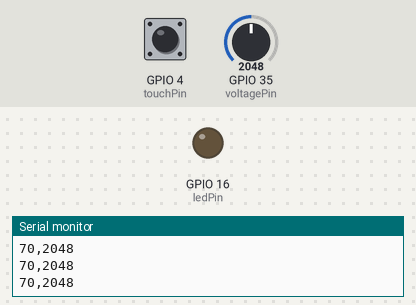
A program run on a simulated ESP32. Parts: output pins drawn as LEDs (lit = HIGH), the last lines printed to the serial monitor. The inputs (shaded band) are chosen by the test bench; at power-on: GPIO 4 (touchPin) HIGH, GPIO 35 (voltagePin) = 2048. Nothing arrives over Bluetooth unless stated.

Above: at 1.2 s.
1.3 s: GPIO 4 (touchPin) pulled LOW for 0.35 s
At 1.65 s:
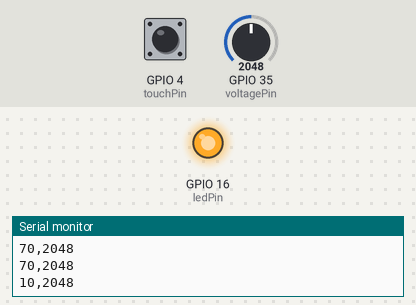
3.3 s: GPIO 4 (touchPin) pulled LOW for 3.2 s
At 7.9 s:
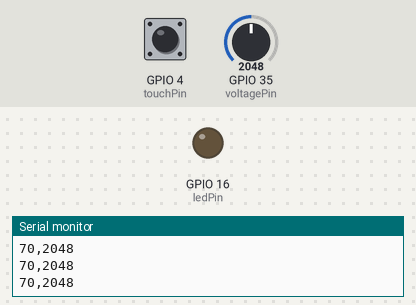
Timing chart, 0 to 9.4 s (numbered marks = the images above; inputs shaded):
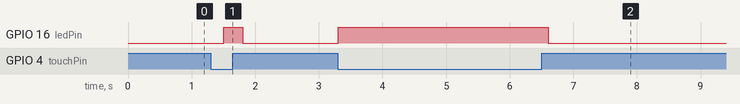

Measured:
- after the input at 1.3 s, GPIO 16 (ledPin): LOW → HIGH after 0.20 s, → LOW 0.30 s later
- after the input at 3.3 s, GPIO 16 (ledPin): LOW → HIGH at once, → LOW 3.3 s later

The program:

main.cpp
```cpp
#include <Arduino.h>
#include "BluetoothSerial.h"

#if !defined(CONFIG_BT_ENABLED) || !defined(CONFIG_BLUEDROID_ENABLED)
#error Bluetooth is not enabled! Please run `make menuconfig` to and enable it
#endif

BluetoothSerial SerialBT;

const int touchPin = 4;
const int ledPin = 16;
const int threshold = 20; // Need to be tuned
const int voltagePin = 35;
int touchValue;
int led_logic = 0;
int adc;

void setup()
{
  Serial.begin(9600);
  SerialBT.begin("C2R2_TOUCH_ME"); // Bluetooth device names
  Serial.println("The device started, now you can pair it with bluetooth!");
  analogSetAttenuation(ADC_11db);
  pinMode(ledPin, OUTPUT);
}

void loop()
{
  touchValue = touchRead(touchPin);
  // Serial.printf("led_logic is %d\n", led_logic);
  // printf("Touch Value: %d\n", touchValue);
  adc = analogRead(voltagePin);
  // Serial.printf("Voltage at pin %d: %f [V]\n", voltagePin, voltage);
  if (touchValue <= threshold)
  {
    led_logic = true;
    // Serial.printf("led_logic is %d ----\n", led_logic);
    digitalWrite(ledPin, led_logic);
    // if (SerialBT.connected())
    //   SerialBT.printf("TOUCH detected!!\n");
  }
  else
  {
    led_logic = false;
    digitalWrite(ledPin, led_logic);
  }
  Serial.printf("%d,%d\n", touchValue, adc);
  delay(300);
}
```
